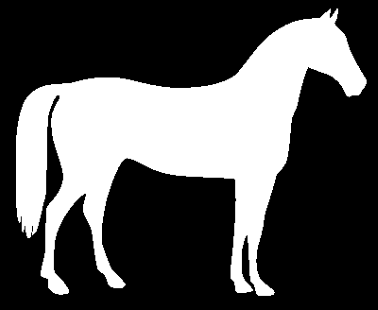
#> input picture lab0/resources/horse.png, 378 x 310 px, found by its file name
$ python example.py
#> lines starting #> are read from the running program, lines starting #| are printed output that depends on the picture; after the words box and inside, x2 and y2 are one past the last pixel; in counts of white or black regions, pixels touching at a corner belong together
import cv2 as cv


def color_at(img, x, y):
    return img[y][x]


def image_line(img, x1, y1, x2, y2, color):
    cv.line(img, (x1, y1), (x2, y2), color)
    return 0


def neighbours(x, y, image):
    # P2, P3, ..., P9
    points = [[0, -1], [1, -1], [1, 0], [1, 1], [0, 1], [-1, 1], [-1, 0], [-1, -1]]
    i = image
    # print((x,y))
    return [i[y + py][x + px] for px, py in points]

# def neighbours(x, y, image):
#     '''Return 8-neighbours of point p1 of picture, in order'''
#     i = image
#     x1, y1, x_1, y_1 = x+1, y-1, x-1, y+1
#     #print ((x,y))
#     return [i[y1][x],  i[y1][x1],   i[y][x1],  i[y_1][x1],  # P2,P3,P4,P5
#             i[y_1][x], i[y_1][x_1], i[y][x_1], i[y1][x_1]]


image = cv.imread('./resources/horse.png', 0)
#> image is the input picture: shape (310, 378); min 0, max 255, mean 84.4
# Threshold the image with value 127
ret, image = cv.threshold(image, 127, 255, 0)
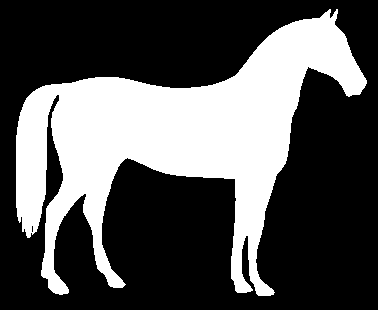
#> image: shape (310, 378); 33.2% white; 1 white region, box (x1, y1, x2, y2) and area: (16, 9, 367, 296) 38894
skeleton = image.copy()

# Get dimensions of the image
height, width = image.shape
#> height = 310; width = 378
# print('Image height {}'.format(height))
# print('Image width: {}'.format(width))


is_open = False
start = 0

# for y in range(height):
#     for x in range(width):
for y in range(1, len(image) - 1):
    for x in range(1, len(image[0]) - 1):
        print(neighbours(x, y, image))

        if not is_open:
            if color_at(skeleton, x, y) == 255:
                is_open = True
                start = x
        elif color_at(skeleton, x, y) == 0:
            is_open = False
            x0 = x - 1
            c = round((start + x0) / 2)
            image_line(skeleton, start, y, c - 1, y, 0)
            image_line(skeleton, c + 1, y, x0, y, 0)
#> this loop made 308 passes
#> (printed output is left out)
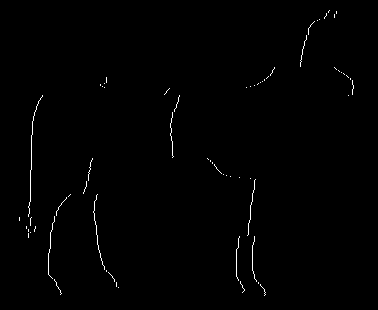
#> skeleton: shape (310, 378); 0.66% white in thin lines or dots, all inside (x1, y1, x2, y2) = (19, 10, 354, 296)

is_open = False
start = 0

for y in range(1, len(image) - 1):
    for x in range(1, len(image[0]) - 1):
        if not is_open:
            if color_at(image, x, y) == 255:
                is_open = True
                start = y
        elif color_at(image, x, y) == 0:
            is_open = False
            y0 = y - 1
            c = round((start + y0) / 2)
            skeleton[c, x] = 255
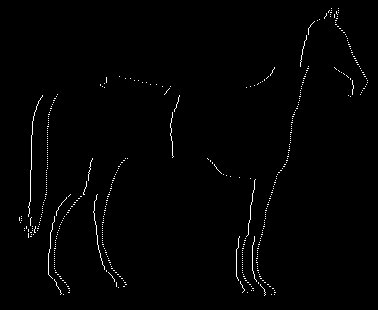
#> skeleton: shape (310, 378); 1.1% white in thin lines or dots, all inside (x1, y1, x2, y2) = (19, 8, 368, 296)

# Displaying the final results
cv.imshow('Original', image)
cv.imshow('Skeleton', skeleton)
cv.waitKey(0)
cv.destroyAllWindows()
